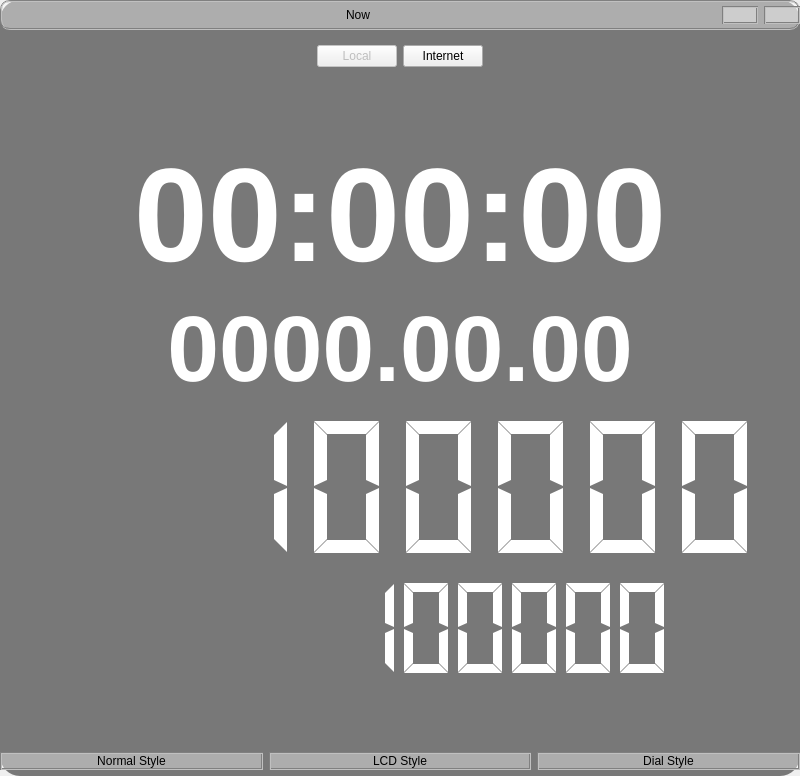
<?xml version="1.0" encoding="UTF-8"?>
<ui version="4.0">
 <class>MainWidget</class>
 <widget class="QWidget" name="MainWidget">
  <property name="geometry">
   <rect>
    <x>0</x>
    <y>0</y>
    <width>800</width>
    <height>776</height>
   </rect>
  </property>
  <property name="windowTitle">
   <string>Now</string>
  </property>
  <property name="styleSheet">
   <string notr="true"/>
  </property>
  <layout class="QVBoxLayout" name="verticalLayout">
   <property name="spacing">
    <number>6</number>
   </property>
   <property name="leftMargin">
    <number>0</number>
   </property>
   <property name="topMargin">
    <number>0</number>
   </property>
   <property name="rightMargin">
    <number>0</number>
   </property>
   <property name="bottomMargin">
    <number>0</number>
   </property>
   <item>
    <widget class="QWidget" name="VLayMain" native="true">
     <property name="sizePolicy">
      <sizepolicy hsizetype="Preferred" vsizetype="Preferred">
       <horstretch>0</horstretch>
       <verstretch>0</verstretch>
      </sizepolicy>
     </property>
     <property name="styleSheet">
      <string notr="true">QWidget#VLayMain
{
background-color: rgba(0,0,0,0.5);
border-radius: 20px;
}</string>
     </property>
     <layout class="QVBoxLayout" name="verticalLayout_3">
      <property name="leftMargin">
       <number>0</number>
      </property>
      <property name="topMargin">
       <number>0</number>
      </property>
      <property name="rightMargin">
       <number>0</number>
      </property>
      <property name="bottomMargin">
       <number>0</number>
      </property>
      <item>
       <widget class="QWidget" name="HLayTitle" native="true">
        <property name="sizePolicy">
         <sizepolicy hsizetype="Preferred" vsizetype="Fixed">
          <horstretch>0</horstretch>
          <verstretch>0</verstretch>
         </sizepolicy>
        </property>
        <property name="minimumSize">
         <size>
          <width>0</width>
          <height>30</height>
         </size>
        </property>
        <property name="styleSheet">
         <string notr="true">.QWidget, QPushButton
{
	background-color: rgba(255,255,255,100);
     border: 2px groove gray;
     border-radius: 10px;
}</string>
        </property>
        <layout class="QHBoxLayout" name="horizontalLayout_2">
         <property name="leftMargin">
          <number>0</number>
         </property>
         <property name="topMargin">
          <number>0</number>
         </property>
         <property name="rightMargin">
          <number>0</number>
         </property>
         <property name="bottomMargin">
          <number>0</number>
         </property>
         <item>
          <widget class="QLabel" name="labTitle">
           <property name="sizePolicy">
            <sizepolicy hsizetype="Expanding" vsizetype="Fixed">
             <horstretch>0</horstretch>
             <verstretch>0</verstretch>
            </sizepolicy>
           </property>
           <property name="text">
            <string>Now</string>
           </property>
           <property name="alignment">
            <set>Qt::AlignCenter</set>
           </property>
          </widget>
         </item>
         <item>
          <widget class="QPushButton" name="btnFull">
           <property name="icon">
            <iconset resource="resource.qrc">
             <normaloff>:/resource/Full.svg</normaloff>:/resource/Full.svg</iconset>
           </property>
          </widget>
         </item>
         <item>
          <widget class="QPushButton" name="btnClose">
           <property name="icon">
            <iconset resource="resource.qrc">
             <normaloff>:/resource/Close.svg</normaloff>:/resource/Close.svg</iconset>
           </property>
          </widget>
         </item>
        </layout>
       </widget>
      </item>
      <item>
       <widget class="QWidget" name="HLayTime" native="true">
        <layout class="QHBoxLayout" name="horizontalLayout_3">
         <item>
          <spacer name="horizontalSpacer">
           <property name="orientation">
            <enum>Qt::Horizontal</enum>
           </property>
           <property name="sizeHint" stdset="0">
            <size>
             <width>283</width>
             <height>20</height>
            </size>
           </property>
          </spacer>
         </item>
         <item>
          <widget class="QPushButton" name="btnLocal">
           <property name="enabled">
            <bool>false</bool>
           </property>
           <property name="text">
            <string>Local</string>
           </property>
           <property name="checked">
            <bool>false</bool>
           </property>
          </widget>
         </item>
         <item>
          <widget class="QPushButton" name="btnInternet">
           <property name="text">
            <string>Internet</string>
           </property>
          </widget>
         </item>
         <item>
          <spacer name="horizontalSpacer_2">
           <property name="orientation">
            <enum>Qt::Horizontal</enum>
           </property>
           <property name="sizeHint" stdset="0">
            <size>
             <width>40</width>
             <height>20</height>
            </size>
           </property>
          </spacer>
         </item>
        </layout>
       </widget>
      </item>
      <item>
       <widget class="QWidget" name="VLayDateTime" native="true">
        <property name="styleSheet">
         <string notr="true">QWidget
{
color: rgb(255, 255, 255);
}</string>
        </property>
        <layout class="QVBoxLayout" name="verticalLayout_2">
         <property name="leftMargin">
          <number>0</number>
         </property>
         <property name="topMargin">
          <number>0</number>
         </property>
         <property name="rightMargin">
          <number>0</number>
         </property>
         <property name="bottomMargin">
          <number>0</number>
         </property>
         <item>
          <spacer name="verticalSpacer">
           <property name="orientation">
            <enum>Qt::Vertical</enum>
           </property>
           <property name="sizeType">
            <enum>QSizePolicy::MinimumExpanding</enum>
           </property>
           <property name="sizeHint" stdset="0">
            <size>
             <width>20</width>
             <height>40</height>
            </size>
           </property>
          </spacer>
         </item>
         <item>
          <widget class="QLabel" name="labTime">
           <property name="font">
            <font>
             <family>Arial</family>
             <pointsize>100</pointsize>
             <bold>true</bold>
             <stylestrategy>PreferAntialias</stylestrategy>
            </font>
           </property>
           <property name="locale">
            <locale language="English" country="UnitedStates"/>
           </property>
           <property name="text">
            <string notr="true">00:00:00</string>
           </property>
           <property name="alignment">
            <set>Qt::AlignCenter</set>
           </property>
          </widget>
         </item>
         <item>
          <widget class="QLabel" name="labDate">
           <property name="font">
            <font>
             <family>Arial</family>
             <pointsize>70</pointsize>
             <bold>true</bold>
             <stylestrategy>PreferAntialias</stylestrategy>
            </font>
           </property>
           <property name="locale">
            <locale language="English" country="UnitedStates"/>
           </property>
           <property name="text">
            <string notr="true">0000.00.00</string>
           </property>
           <property name="alignment">
            <set>Qt::AlignCenter</set>
           </property>
          </widget>
         </item>
         <item>
          <widget class="QLCDNumber" name="lcdTime">
           <property name="minimumSize">
            <size>
             <width>0</width>
             <height>160</height>
            </size>
           </property>
           <property name="frameShape">
            <enum>QFrame::NoFrame</enum>
           </property>
           <property name="smallDecimalPoint">
            <bool>true</bool>
           </property>
           <property name="digitCount">
            <number>8</number>
           </property>
           <property name="segmentStyle">
            <enum>QLCDNumber::Flat</enum>
           </property>
           <property name="intValue" stdset="0">
            <number>12345678</number>
           </property>
          </widget>
         </item>
         <item>
          <widget class="QLCDNumber" name="lcdDate">
           <property name="minimumSize">
            <size>
             <width>0</width>
             <height>110</height>
            </size>
           </property>
           <property name="frameShape">
            <enum>QFrame::NoFrame</enum>
           </property>
           <property name="smallDecimalPoint">
            <bool>false</bool>
           </property>
           <property name="digitCount">
            <number>10</number>
           </property>
           <property name="segmentStyle">
            <enum>QLCDNumber::Flat</enum>
           </property>
           <property name="intValue" stdset="0">
            <number>1234567890</number>
           </property>
          </widget>
         </item>
         <item>
          <spacer name="verticalSpacer_2">
           <property name="orientation">
            <enum>Qt::Vertical</enum>
           </property>
           <property name="sizeType">
            <enum>QSizePolicy::MinimumExpanding</enum>
           </property>
           <property name="sizeHint" stdset="0">
            <size>
             <width>20</width>
             <height>40</height>
            </size>
           </property>
          </spacer>
         </item>
        </layout>
       </widget>
      </item>
      <item>
       <widget class="QWidget" name="HLayStyle" native="true">
        <property name="minimumSize">
         <size>
          <width>0</width>
          <height>30</height>
         </size>
        </property>
        <property name="styleSheet">
         <string notr="true">QPushButton
{
	background-color: rgba(255,255,255,100);
     border: 2px groove gray;
     border-radius: 10px;
}</string>
        </property>
        <layout class="QHBoxLayout" name="horizontalLayout">
         <property name="leftMargin">
          <number>0</number>
         </property>
         <property name="topMargin">
          <number>0</number>
         </property>
         <property name="rightMargin">
          <number>0</number>
         </property>
         <property name="bottomMargin">
          <number>0</number>
         </property>
         <item>
          <widget class="QPushButton" name="btnNormal">
           <property name="text">
            <string>Normal Style</string>
           </property>
           <property name="checkable">
            <bool>true</bool>
           </property>
           <property name="autoRepeat">
            <bool>false</bool>
           </property>
           <property name="autoExclusive">
            <bool>true</bool>
           </property>
          </widget>
         </item>
         <item>
          <widget class="QPushButton" name="btnLCD">
           <property name="text">
            <string>LCD Style</string>
           </property>
           <property name="checkable">
            <bool>true</bool>
           </property>
           <property name="autoRepeat">
            <bool>false</bool>
           </property>
           <property name="autoExclusive">
            <bool>true</bool>
           </property>
          </widget>
         </item>
         <item>
          <widget class="QPushButton" name="btnDial">
           <property name="text">
            <string>Dial Style</string>
           </property>
           <property name="checkable">
            <bool>true</bool>
           </property>
           <property name="autoRepeat">
            <bool>false</bool>
           </property>
           <property name="autoExclusive">
            <bool>true</bool>
           </property>
          </widget>
         </item>
        </layout>
       </widget>
      </item>
     </layout>
    </widget>
   </item>
  </layout>
  <action name="actLaunch">
   <property name="checkable">
    <bool>true</bool>
   </property>
   <property name="icon">
    <iconset theme="QIcon::ThemeIcon::DocumentSend"/>
   </property>
   <property name="text">
    <string>Auto Launch</string>
   </property>
   <property name="menuRole">
    <enum>QAction::TextHeuristicRole</enum>
   </property>
  </action>
 </widget>
 <resources>
  <include location="resource.qrc"/>
 </resources>
 <connections>
  <connection>
   <sender>btnClose</sender>
   <signal>clicked()</signal>
   <receiver>MainWidget</receiver>
   <slot>close()</slot>
   <hints>
    <hint type="sourcelabel">
     <x>567</x>
     <y>28</y>
    </hint>
    <hint type="destinationlabel">
     <x>299</x>
     <y>200</y>
    </hint>
   </hints>
  </connection>
 </connections>
</ui>
